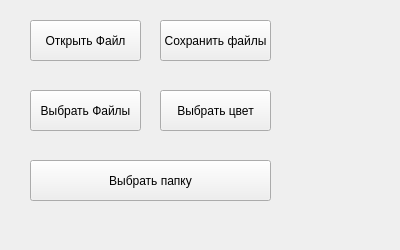
<?xml version="1.0" encoding="UTF-8"?>
<ui version="4.0">
 <class>MainWindow</class>
 <widget class="QMainWindow" name="MainWindow">
  <property name="geometry">
   <rect>
    <x>0</x>
    <y>0</y>
    <width>400</width>
    <height>250</height>
   </rect>
  </property>
  <property name="minimumSize">
   <size>
    <width>400</width>
    <height>200</height>
   </size>
  </property>
  <property name="maximumSize">
   <size>
    <width>400</width>
    <height>250</height>
   </size>
  </property>
  <property name="windowTitle">
   <string>MainWindow</string>
  </property>
  <widget class="QWidget" name="centralwidget">
   <widget class="QPushButton" name="pushButton">
    <property name="geometry">
     <rect>
      <x>30</x>
      <y>20</y>
      <width>111</width>
      <height>41</height>
     </rect>
    </property>
    <property name="text">
     <string>Открыть Файл</string>
    </property>
   </widget>
   <widget class="QPushButton" name="pushButton_2">
    <property name="geometry">
     <rect>
      <x>160</x>
      <y>20</y>
      <width>111</width>
      <height>41</height>
     </rect>
    </property>
    <property name="text">
     <string>Сохранить файлы</string>
    </property>
   </widget>
   <widget class="QPushButton" name="pushButton_3">
    <property name="geometry">
     <rect>
      <x>30</x>
      <y>90</y>
      <width>111</width>
      <height>41</height>
     </rect>
    </property>
    <property name="text">
     <string>Выбрать Файлы</string>
    </property>
   </widget>
   <widget class="QPushButton" name="pushButton_4">
    <property name="geometry">
     <rect>
      <x>160</x>
      <y>90</y>
      <width>111</width>
      <height>41</height>
     </rect>
    </property>
    <property name="text">
     <string>Выбрать цвет</string>
    </property>
   </widget>
   <widget class="QPushButton" name="pushButton_5">
    <property name="geometry">
     <rect>
      <x>30</x>
      <y>160</y>
      <width>241</width>
      <height>41</height>
     </rect>
    </property>
    <property name="text">
     <string>Выбрать папку</string>
    </property>
   </widget>
  </widget>
 </widget>
 <resources/>
 <connections/>
</ui>
